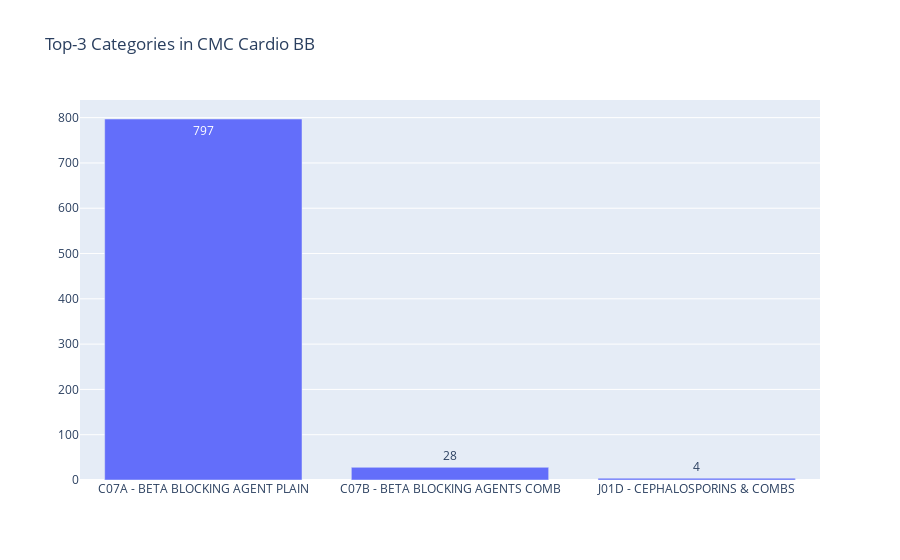

Notebook cell for this chart:
### Markdown cell above
### CMC Cardio BB

### Code cell
filtered_market_bar(df_markets_clean,'CMC_Cardio_BB', 'Top-3 Categories in CMC Cardio BB', 3)

### Figure 1 — Plotly figure (JSON) as saved in the notebook; plotly's stock layout.template omitted (floating-point values rounded to 4 significant figures)
{"data": [{"text": [797, 28, 4], "textposition": "auto", "type": "bar", "x": ["C07A - BETA BLOCKING AGENT PLAIN", "C07B - BETA BLOCKING AGENTS COMB", "J01D - CEPHALOSPORINS & COMBS"], "y": [797, 28, 4]}], "layout": {"title": {"text": "Top-3 Categories in CMC Cardio BB"}}}
